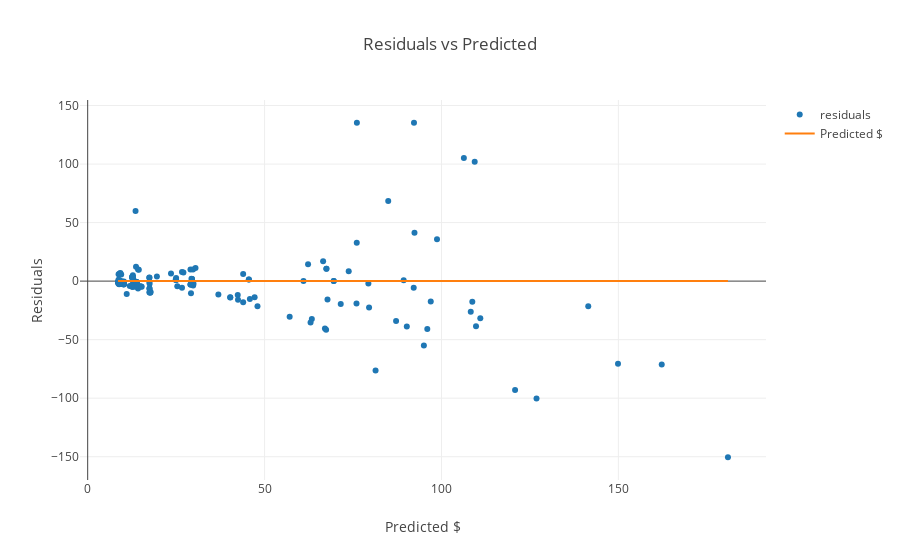

The code cell stored with this chart in its notebook:
### Code cell
explainer.plot_residuals()

### Figure 1 — Plotly figure (JSON) as saved in the notebook; plotly's stock layout.template omitted (floating-point values rounded to 4 significant figures; data arrays with more than 128 entries replaced by an {"elided": "..."} marker saying what was removed)
{"data": [{"hoverinfo": "text", "mode": "markers", "name": "residuals", "text": {"elided": "200 str values"}, "type": "scatter", "x": {"elided": "200 float values"}, "y": {"elided": "200 float values"}}, {"hoverinfo": "none", "mode": "lines", "name": "Predicted $", "type": "scatter", "x": {"elided": "200 float values"}, "y": {"elided": "200 int values"}}], "layout": {"plot_bgcolor": "#fff", "title": {"text": "Residuals vs Predicted"}, "xaxis": {"title": {"text": "Predicted $"}}, "yaxis": {"title": {"text": "Residuals"}}}}
